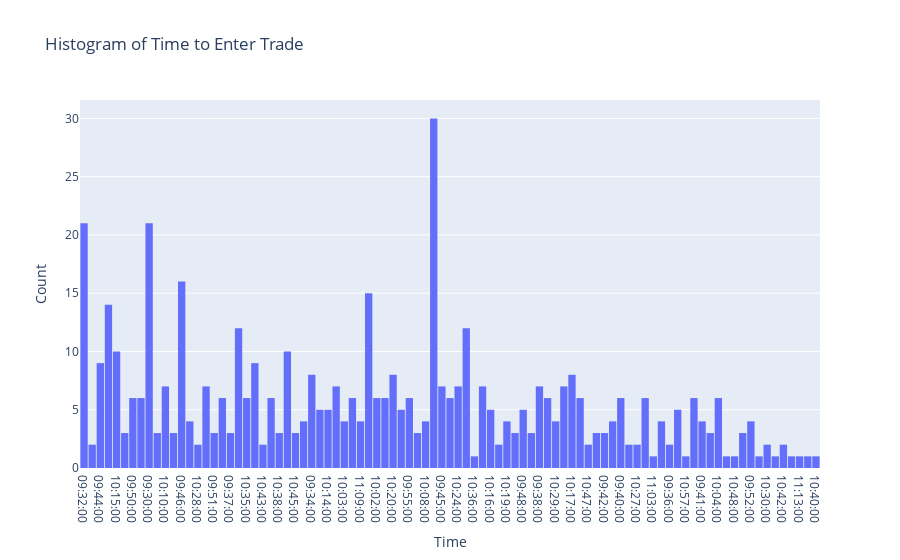

This figure's notebook cell:
### Code cell
fig = px.histogram(trades, x="TimeEnter", nbins=50, title="Histogram of Time to Enter Trade")
fig.update_layout(
    xaxis_title="Time",
    yaxis_title="Count",
    bargap=0.1
)
fig.show()

### Figure 1 — Plotly figure (JSON) as saved in the notebook; plotly's stock layout.template omitted (floating-point values rounded to 4 significant figures; data arrays with more than 128 entries replaced by an {"elided": "..."} marker saying what was removed)
{"data": [{"alignmentgroup": "True", "bingroup": "x", "hovertemplate": "TimeEnter=%{x}<br>count=%{y}<extra></extra>", "legendgroup": "", "marker": {"color": "#636efa", "pattern": {"shape": ""}}, "name": "", "nbinsx": 50, "offsetgroup": "", "orientation": "v", "showlegend": false, "type": "histogram", "x": {"elided": "502 str values"}, "xaxis": "x", "yaxis": "y"}], "layout": {"bargap": 0.1, "barmode": "relative", "legend": {"tracegroupgap": 0}, "title": {"text": "Histogram of Time to Enter Trade"}, "xaxis": {"anchor": "y", "domain": [0, 1], "title": {"text": "Time"}}, "yaxis": {"anchor": "x", "domain": [0, 1], "title": {"text": "Count"}}}}
